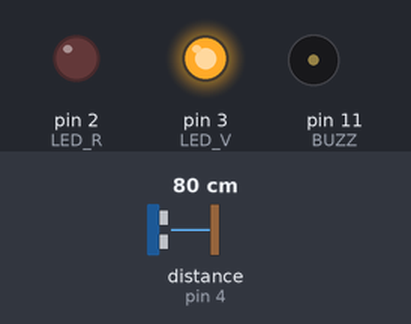
This sketch was run on a simulated Arduino Uno, built with avr-gcc and run on an emulated ATmega328P. Shown: output pins drawn as LEDs (lit = HIGH), buzzer (waves = sounding, pin HIGH). Wiring (inferred from the names in the program): ultrasonic range finder: trigger pin 5; echo pin 4. Inputs (shaded band) come from the test bench; at power-on: distance to the obstacle (sensor on pin 4) 80 cm. The echo pulse lasts 58.3 µs per cm; pins used as bus, display or sensor lines are not drawn.

Above: at 1.2 s.
1.3 s: distance to the obstacle (sensor on pin 4) set to 33 cm
2.8 s: distance to the obstacle (sensor on pin 4) set to 27 cm
At 3.2 s:
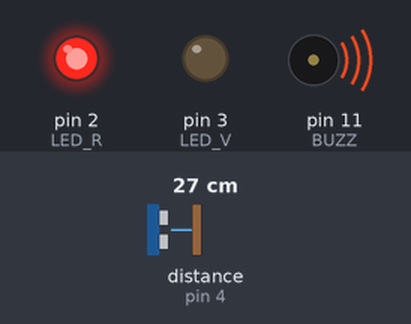
4.3 s: distance to the obstacle (sensor on pin 4) set to 35 cm
At 5.5 s:
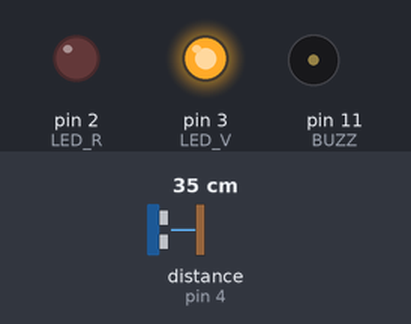
5.8 s: distance to the obstacle (sensor on pin 4) set to 2 cm
At 6.6 s:
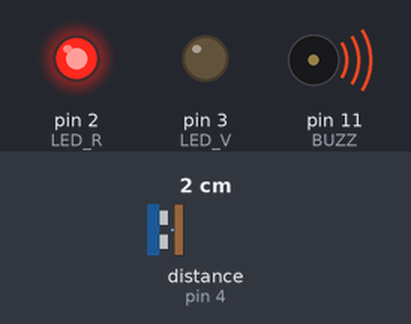
Timing chart, 0 to 8.3 s (numbered marks = the images above; inputs shaded):
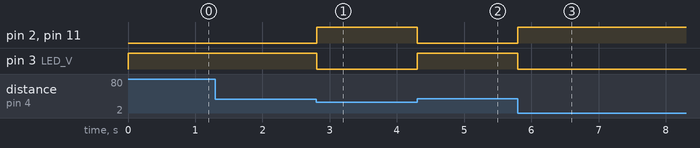

The sketch:

17_ultrasonidos.ino
```cpp
#define ECHO 4
#define TRIG 5
#define BUZZ 11
#define LED_R 2
#define LED_V 3

const int dist_obst = 30;

int distancia;

void setup() {
   pinMode(TRIG, OUTPUT);
   pinMode(ECHO, INPUT);
   pinMode(BUZZ, OUTPUT);
   pinMode(LED_R, OUTPUT);
   pinMode(LED_V, OUTPUT);
}

void loop() {
   distancia = ultrasonido();
   if (distancia < dist_obst){
    digitalWrite(BUZZ, HIGH);
    digitalWrite(LED_R, HIGH);
    digitalWrite(LED_V, LOW);
   }
   else{
    digitalWrite(BUZZ, LOW);
    digitalWrite(LED_R, LOW);
    digitalWrite(LED_V, HIGH);
   }
}

int ultrasonido() {
   long tiempo;
   long distancia;
   digitalWrite(TRIG, LOW);
   delayMicroseconds(2);
   digitalWrite(TRIG, HIGH);
   delayMicroseconds(10);
   digitalWrite(TRIG, LOW);

   // La función pulseIn() calcula el tiempo que tarda en detectarse un flanco de subida o bajada según
   // lo indicado en el segundo argumento de la función, en el pin del primer argumento (ECHO). Por
   // tanto con esta función podremos saber el tiempo que tarda en recibirse el eco del ultrasonidos
   tiempo = pulseIn(ECHO, HIGH);

   distancia = tiempo * 10 / 292/ 2;
   return distancia;
}
```

Measured:
- the behaviour switches between 31 and 30 cm on distance to the obstacle (sensor on pin 4) (found by bisection; images 0 and 1)
- after the input at 1.3 s, every drawn part: stays the same
- after the input at 2.8 s, pin 2 (LED_R), pin 11 (BUZZ): LOW → HIGH at once; pin 3 (LED_V): HIGH → LOW at once
- after the input at 4.3 s, pin 2 (LED_R), pin 11 (BUZZ): HIGH → LOW at once; pin 3 (LED_V): LOW → HIGH at once
- after the input at 5.8 s, pin 2 (LED_R), pin 11 (BUZZ): LOW → HIGH at once; pin 3 (LED_V): HIGH → LOW at once
